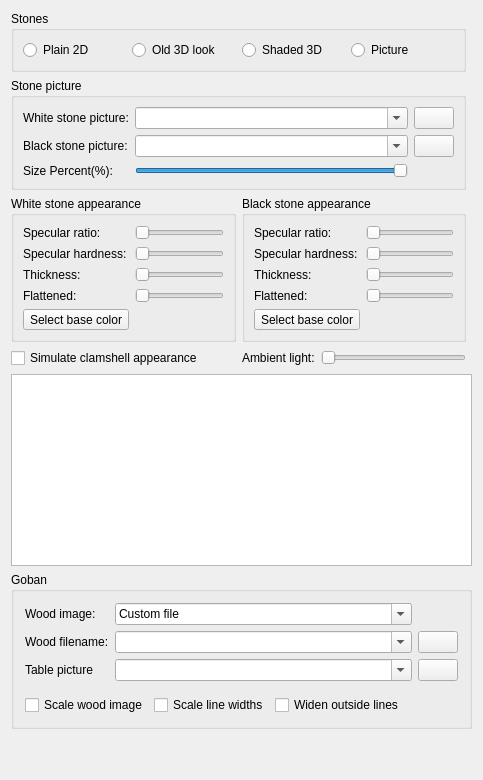
     <widget class="QWidget" name="tab">
      <attribute name="title">
       <string>Stones</string>
      </attribute>
      <layout class="QGridLayout" name="gridLayout_11">
       <item row="0" column="0" colspan="2">
        <widget class="QGroupBox" name="buttonGroup6">
         <property name="title">
          <string>Stones</string>
         </property>
         <layout class="QHBoxLayout" name="_24">
          <item>
           <widget class="QRadioButton" name="radioButtonStones_2D">
            <property name="toolTip">
             <string>This shows plain and simple 2D stones</string>
            </property>
            <property name="text">
             <string>Plain 2D</string>
            </property>
           </widget>
          </item>
          <item>
           <widget class="QRadioButton" name="radioButtonStones_3D">
            <property name="toolTip">
             <string>This is the 3D style used in earlier versions of the program. Kept mainly for compatibility.</string>
            </property>
            <property name="text">
             <string>Old 3D look</string>
            </property>
           </widget>
          </item>
          <item>
           <widget class="QRadioButton" name="radioButtonStone_real">
            <property name="toolTip">
             <string>Realistically shaded 3D stones, configurable with the other settings on this page.</string>
            </property>
            <property name="text">
             <string>Shaded 3D</string>
            </property>
           </widget>
          </item>
          <item>
           <widget class="QRadioButton" name="radioButtonStone_picture">
            <property name="text">
             <string>Picture</string>
            </property>
           </widget>
          </item>
         </layout>
        </widget>
       </item>
       <item row="2" column="1">
        <widget class="QGroupBox" name="blackGroupBox">
         <property name="title">
          <string>Black stone appearance</string>
         </property>
         <layout class="QGridLayout" name="gridLayout_10">
          <item row="1" column="0">
           <widget class="QLabel" name="label_13">
            <property name="text">
             <string>Specular hardness:</string>
            </property>
           </widget>
          </item>
          <item row="0" column="1">
           <widget class="QSlider" name="blackSpecSlider">
            <property name="orientation">
             <enum>Qt::Orientation::Horizontal</enum>
            </property>
           </widget>
          </item>
          <item row="2" column="0">
           <widget class="QLabel" name="label_14">
            <property name="text">
             <string>Thickness:</string>
            </property>
           </widget>
          </item>
          <item row="0" column="0">
           <widget class="QLabel" name="label_16">
            <property name="text">
             <string>Specular ratio:</string>
            </property>
           </widget>
          </item>
          <item row="1" column="1">
           <widget class="QSlider" name="blackHardSlider">
            <property name="orientation">
             <enum>Qt::Orientation::Horizontal</enum>
            </property>
           </widget>
          </item>
          <item row="2" column="1">
           <widget class="QSlider" name="blackRoundSlider">
            <property name="orientation">
             <enum>Qt::Orientation::Horizontal</enum>
            </property>
           </widget>
          </item>
          <item row="4" column="0">
           <widget class="QToolButton" name="blackColorButton">
            <property name="text">
             <string>Select base color</string>
            </property>
           </widget>
          </item>
          <item row="3" column="1">
           <widget class="QSlider" name="blackFlatSlider">
            <property name="maximum">
             <number>5</number>
            </property>
            <property name="orientation">
             <enum>Qt::Orientation::Horizontal</enum>
            </property>
           </widget>
          </item>
          <item row="3" column="0">
           <widget class="QLabel" name="label_11">
            <property name="text">
             <string>Flattened:</string>
            </property>
           </widget>
          </item>
         </layout>
        </widget>
       </item>
       <item row="4" column="0" colspan="3">
        <widget class="SizeGraphicsView" name="stoneView">
         <property name="verticalScrollBarPolicy">
          <enum>Qt::ScrollBarPolicy::ScrollBarAlwaysOff</enum>
         </property>
         <property name="horizontalScrollBarPolicy">
          <enum>Qt::ScrollBarPolicy::ScrollBarAlwaysOff</enum>
         </property>
        </widget>
       </item>
       <item row="2" column="0">
        <widget class="QGroupBox" name="whiteGroupBox">
         <property name="title">
          <string>White stone appearance</string>
         </property>
         <layout class="QGridLayout" name="gridLayout_9">
          <item row="1" column="1">
           <widget class="QSlider" name="whiteHardSlider">
            <property name="orientation">
             <enum>Qt::Orientation::Horizontal</enum>
            </property>
           </widget>
          </item>
          <item row="2" column="1">
           <widget class="QSlider" name="whiteRoundSlider">
            <property name="orientation">
             <enum>Qt::Orientation::Horizontal</enum>
            </property>
           </widget>
          </item>
          <item row="1" column="0">
           <widget class="QLabel" name="label_12">
            <property name="text">
             <string>Specular hardness:</string>
            </property>
           </widget>
          </item>
          <item row="0" column="1">
           <widget class="QSlider" name="whiteSpecSlider">
            <property name="orientation">
             <enum>Qt::Orientation::Horizontal</enum>
            </property>
           </widget>
          </item>
          <item row="2" column="0">
           <widget class="QLabel" name="label_9">
            <property name="text">
             <string>Thickness:</string>
            </property>
           </widget>
          </item>
          <item row="0" column="0">
           <widget class="QLabel" name="label_8">
            <property name="text">
             <string>Specular ratio:</string>
            </property>
           </widget>
          </item>
          <item row="4" column="0">
           <widget class="QToolButton" name="whiteColorButton">
            <property name="text">
             <string>Select base color</string>
            </property>
           </widget>
          </item>
          <item row="3" column="0">
           <widget class="QLabel" name="label_10">
            <property name="text">
             <string>Flattened:</string>
            </property>
           </widget>
          </item>
          <item row="3" column="1">
           <widget class="QSlider" name="whiteFlatSlider">
            <property name="maximum">
             <number>5</number>
            </property>
            <property name="orientation">
             <enum>Qt::Orientation::Horizontal</enum>
            </property>
           </widget>
          </item>
         </layout>
        </widget>
       </item>
       <item row="3" column="0">
        <widget class="QCheckBox" name="stripesCheckBox">
         <property name="text">
          <string>Simulate clamshell appearance</string>
         </property>
        </widget>
       </item>
       <item row="3" column="1">
        <layout class="QHBoxLayout" name="horizontalLayout_6">
         <item>
          <widget class="QLabel" name="label_15">
           <property name="text">
            <string>Ambient light:</string>
           </property>
          </widget>
         </item>
         <item>
          <widget class="QSlider" name="ambientSlider">
           <property name="maximum">
            <number>100</number>
           </property>
           <property name="orientation">
            <enum>Qt::Orientation::Horizontal</enum>
           </property>
          </widget>
         </item>
        </layout>
       </item>
       <item row="7" column="1">
        <spacer name="verticalSpacer_151">
         <property name="orientation">
          <enum>Qt::Orientation::Vertical</enum>
         </property>
         <property name="sizeHint" stdset="0">
          <size>
           <width>20</width>
           <height>0</height>
          </size>
         </property>
        </spacer>
       </item>
       <item row="5" column="0" colspan="3">
        <widget class="QGroupBox" name="GoEnginegroup_box_2">
         <property name="title">
          <string>Goban</string>
         </property>
         <layout class="QGridLayout" name="_25">
          <property name="leftMargin">
           <number>11</number>
          </property>
          <property name="topMargin">
           <number>11</number>
          </property>
          <property name="rightMargin">
           <number>11</number>
          </property>
          <property name="bottomMargin">
           <number>11</number>
          </property>
          <property name="spacing">
           <number>6</number>
          </property>
          <item row="1" column="0">
           <widget class="QLabel" name="textLabel1">
            <property name="text">
             <string>Wood filename:</string>
            </property>
            <property name="wordWrap">
             <bool>false</bool>
            </property>
           </widget>
          </item>
          <item row="4" column="0" colspan="2">
           <layout class="QHBoxLayout" name="horizontalLayout_14">
            <property name="topMargin">
             <number>8</number>
            </property>
            <property name="rightMargin">
             <number>8</number>
            </property>
            <item>
             <widget class="QCheckBox" name="scaleWoodCheckBox">
              <property name="toolTip">
               <string>Determines whether the wood image is scaled or tiled</string>
              </property>
              <property name="text">
               <string>Scale wood image</string>
              </property>
             </widget>
            </item>
            <item>
             <widget class="QCheckBox" name="lineScaleCheckBox">
              <property name="text">
               <string>Scale line widths</string>
              </property>
             </widget>
            </item>
            <item>
             <widget class="QCheckBox" name="lineWidenCheckBox">
              <property name="text">
               <string>Widen outside lines</string>
              </property>
             </widget>
            </item>
            <item>
             <spacer name="horizontalSpacer_6">
              <property name="orientation">
               <enum>Qt::Orientation::Horizontal</enum>
              </property>
              <property name="sizeHint" stdset="0">
               <size>
                <width>0</width>
                <height>20</height>
               </size>
              </property>
             </spacer>
            </item>
           </layout>
          </item>
          <item row="0" column="0">
           <widget class="QLabel" name="label_6">
            <property name="text">
             <string>Wood image:</string>
            </property>
           </widget>
          </item>
          <item row="3" column="1">
           <widget class="QComboBox" name="LineEdit_Table">
            <property name="sizePolicy">
             <sizepolicy hsizetype="MinimumExpanding" vsizetype="Fixed">
              <horstretch>0</horstretch>
              <verstretch>0</verstretch>
             </sizepolicy>
            </property>
            <property name="editable">
             <bool>true</bool>
            </property>
            <property name="toolTip">
             <string>Path to the table picture</string>
            </property>
            <property name="whatsThis">
             <string>Path to the table picture.
If the picture is not set, or unvalid, a default picture is used by qgo</string>
            </property>
           </widget>
          </item>
          <item row="3" column="4">
           <widget class="QPushButton" name="TablePicturePathButton">
            <property name="text">
             <string/>
            </property>
            <property name="icon">
             <iconset resource="q4go.qrc">
              <normaloff>:/ClientWindowGui/images/clientwindow/fileopen.png</normaloff>:/ClientWindowGui/images/clientwindow/fileopen.png</iconset>
            </property>
           </widget>
          </item>
          <item row="3" column="0">
           <widget class="QLabel" name="textLabel1_2">
            <property name="text">
             <string>Table picture</string>
            </property>
            <property name="wordWrap">
             <bool>false</bool>
            </property>
           </widget>
          </item>
          <item row="1" column="1">
           <widget class="QComboBox" name="LineEdit_goban">
            <property name="editable">
             <bool>true</bool>
            </property>
           </widget>
          </item>
          <item row="1" column="4">
           <widget class="QPushButton" name="GobanPicturePathButton">
            <property name="text">
             <string/>
            </property>
            <property name="icon">
             <iconset resource="q4go.qrc">
              <normaloff>:/ClientWindowGui/images/clientwindow/fileopen.png</normaloff>:/ClientWindowGui/images/clientwindow/fileopen.png</iconset>
            </property>
           </widget>
          </item>
          <item row="0" column="1">
           <widget class="QComboBox" name="woodComboBox">
            <property name="toolTip">
             <string>Choose a preset, or set to &quot;Custom File&quot; to use your own image file as the wood image for the board.</string>
            </property>
            <property name="editable">
             <bool>true</bool>
            </property>
            <item>
             <property name="text">
              <string>Custom file</string>
             </property>
            </item>
            <item>
             <property name="text">
              <string>Default 1</string>
             </property>
            </item>
            <item>
             <property name="text">
              <string>Default 2</string>
             </property>
            </item>
            <item>
             <property name="text">
              <string>Default 3</string>
             </property>
            </item>
            <item>
             <property name="text">
              <string>Default 4</string>
             </property>
            </item>
            <item>
             <property name="text">
              <string>Default 5</string>
             </property>
            </item>
           </widget>
          </item>
         </layout>
        </widget>
       </item>
       <item row="1" column="0" colspan="2">
        <widget class="QGroupBox" name="stonePictureGroupbox">
         <property name="title">
          <string>Stone picture</string>
         </property>
         <layout class="QGridLayout" name="gridLayout_12">
          <item row="1" column="3">
           <widget class="QPushButton" name="blackStonePicturePathButton">
            <property name="text">
             <string/>
            </property>
            <property name="icon">
             <iconset resource="q4go.qrc">
              <normaloff>:/ClientWindowGui/images/clientwindow/fileopen.png</normaloff>:/ClientWindowGui/images/clientwindow/fileopen.png</iconset>
            </property>
           </widget>
          </item>
          <item row="1" column="0">
           <widget class="QLabel" name="label_25">
            <property name="text">
             <string>Black stone picture:</string>
            </property>
           </widget>
          </item>
          <item row="0" column="2">
           <widget class="QComboBox" name="whiteStonePicturePathEdit">
           <property name="editable">
            <bool>true</bool>
           </property>
           </widget>
          </item>
          <item row="1" column="2">
           <widget class="QComboBox" name="blackStonePicturePathEdit">
           <property name="editable">
            <bool>true</bool>
           </property>
           </widget>
          </item>
          <item row="0" column="0">
           <widget class="QLabel" name="label_24">
            <property name="text">
             <string>White stone picture:</string>
            </property>
           </widget>
          </item>
          <item row="0" column="3">
           <widget class="QPushButton" name="whiteStonePicturePathButton">
            <property name="text">
             <string/>
            </property>
            <property name="icon">
             <iconset resource="q4go.qrc">
              <normaloff>:/ClientWindowGui/images/clientwindow/fileopen.png</normaloff>:/ClientWindowGui/images/clientwindow/fileopen.png</iconset>
            </property>
           </widget>
          </item>
          <item row="2" column="0">
           <widget class="QLabel" name="label_26">
            <property name="text">
             <string>Size Percent(%):</string>
            </property>
           </widget>
          </item>
          <item row="2" column="2">
           <widget class="QSlider" name="stoneSizePercentSlider">
            <property name="minimum">
             <number>80</number>
            </property>
            <property name="maximum">
             <number>100</number>
            </property>
            <property name="sliderPosition">
             <number>100</number>
            </property>
            <property name="orientation">
             <enum>Qt::Orientation::Horizontal</enum>
            </property>
            <property name="invertedAppearance">
             <bool>false</bool>
            </property>
            <property name="invertedControls">
             <bool>false</bool>
            </property>
            <property name="tickPosition">
             <enum>QSlider::TickPosition::NoTicks</enum>
            </property>
           </widget>
          </item>
          <item row="2" column="3">
           <widget class="QLabel" name="stoneSizePercentLabel">
            <property name="text">
             <string/>
            </property>
           </widget>
          </item>
         </layout>
        </widget>
       </item>
       <item row="6" column="0">
        <spacer name="verticalSpacer_20">
         <property name="orientation">
          <enum>Qt::Orientation::Vertical</enum>
         </property>
         <property name="sizeHint" stdset="0">
          <size>
           <width>20</width>
           <height>40</height>
          </size>
         </property>
        </spacer>
       </item>
      </layout>
     </widget>
